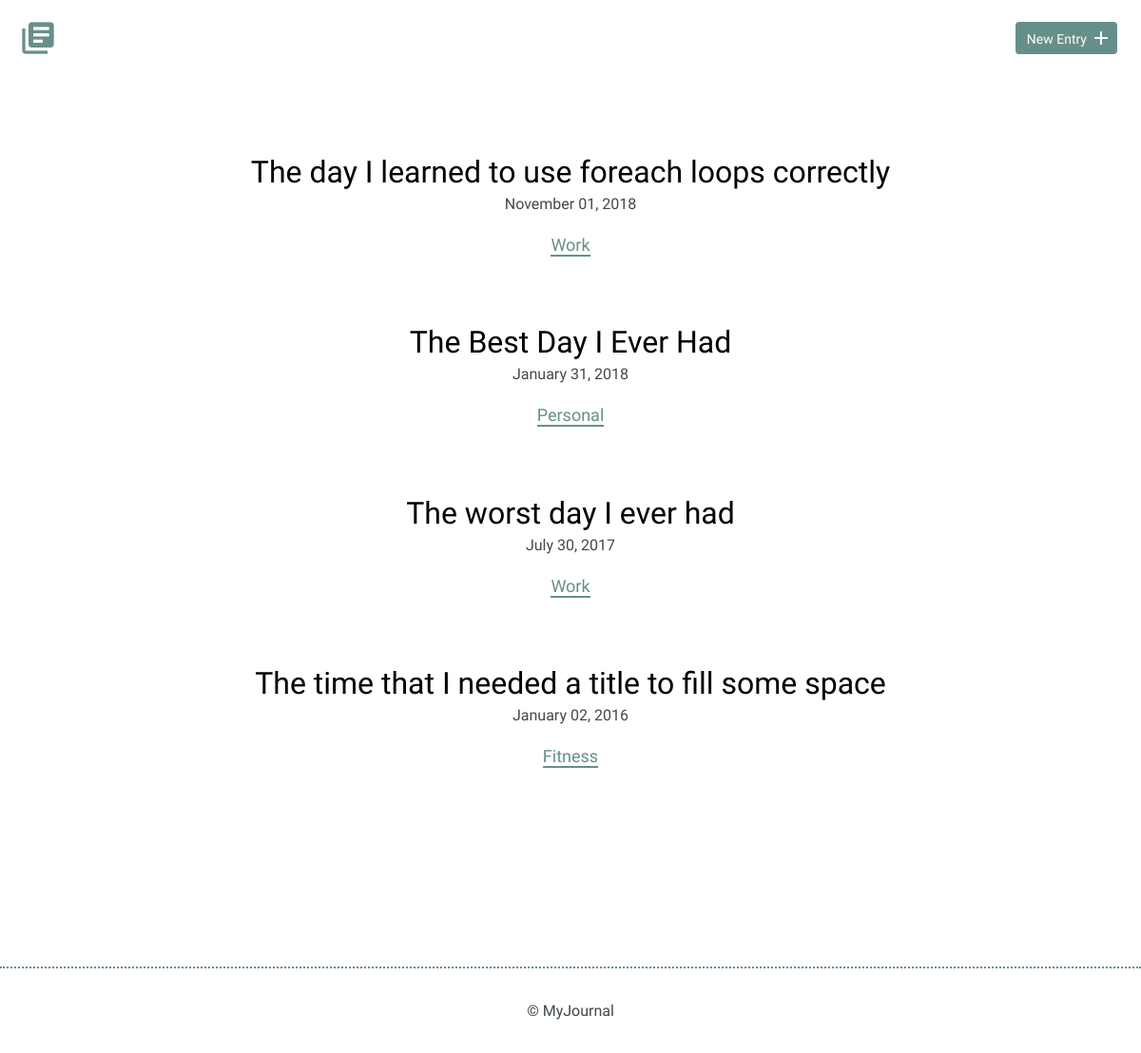
Before: / with the older database file.
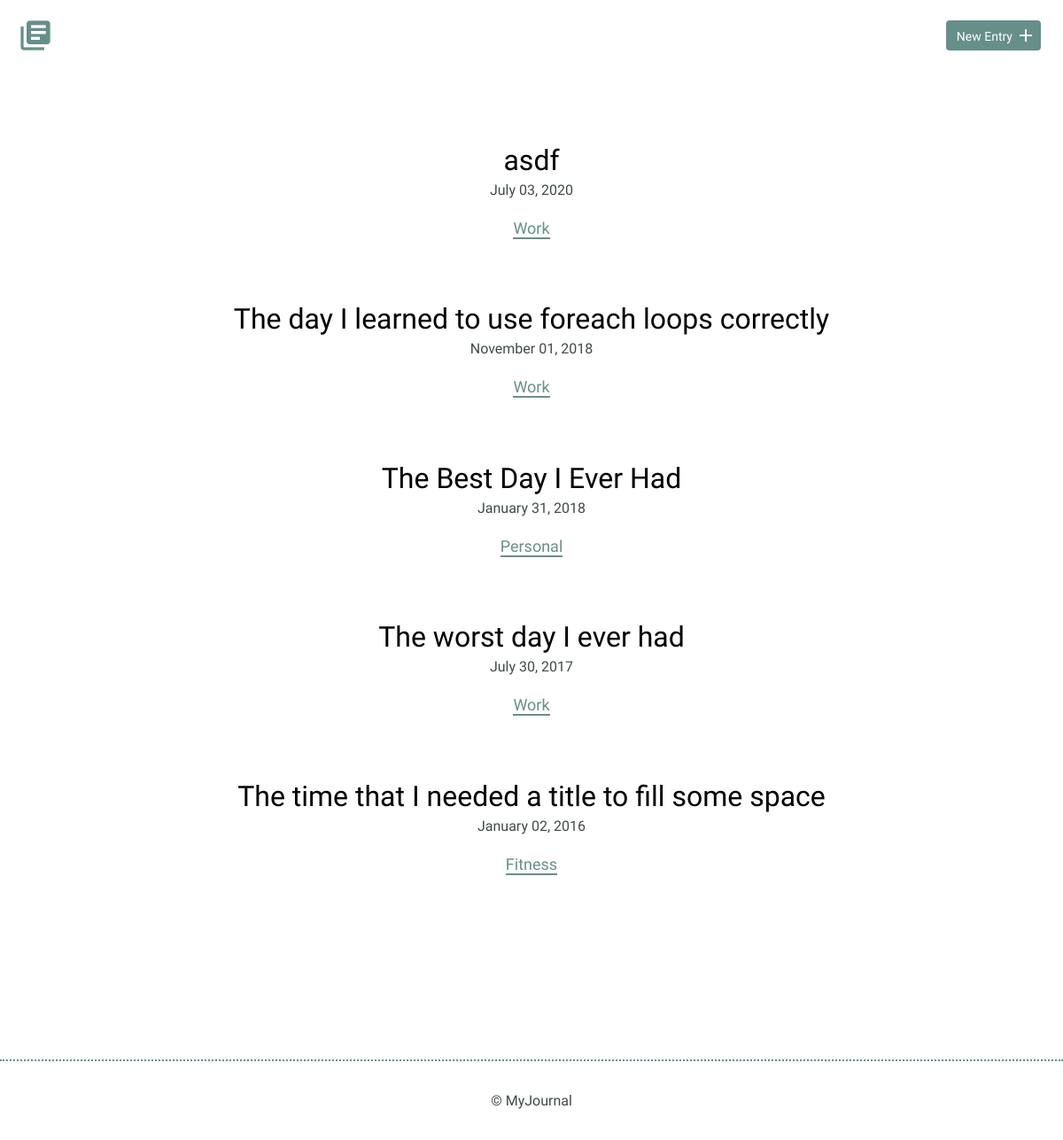
After: the same page with the newer database file.
### tables this page shows
CREATE TABLE "entries" (
	"id"	INTEGER,
	"title"	TEXT,
	"date"	TEXT,
	"time_spent"	INTEGER,
	"learned"	BLOB,
	"resources"	BLOB,
	"tag_id"	INTEGER,
	PRIMARY KEY("id"),
	FOREIGN KEY("tag_id") REFERENCES "tags"("tag_id")
);

CREATE TABLE "tags" (
	"tag_id"	INTEGER,
	"tag"	TEXT,
	PRIMARY KEY("tag_id")
);

### inc/functions.php (called while the page is built, shortened)
<?php
function get_entries($tag = null){
    include('connection.php');
    try{
        $sql = 'SELECT id, title, date, tag FROM entries INNER JOIN tags ON entries.tag_id = tags.tag_id';
        $sql.= ' ORDER BY date DESC';
        $results = $db->prepare($sql);
        $results->execute();
        return $results;
    } catch (Exception $e){
        echo "Error retrieving data: ". $e->getMessage() . "</br>";
        return [];
    }
}

### index.php (the view, shortened to what this page needs)
<?php
include('inc/header.php');
include('inc/functions.php');
$tag = null;
?>
<div class="container">
    <div class="entry-list">
        <?php
        foreach(get_entries($tag) as $entry){
            echo "<article>";
            echo "<h2><a href='detail.php?id=" . $entry['id'] . "'>" . $entry['title'] . "</a></h2>";
            echo "<time datetime='" . strtotime($entry['date']) . "'>" . date('F d, Y', strtotime($entry['date'])) . "</time>";
            echo "<p class='tag'><a href='index.php?tag=".$entry['tag']."'>" .$entry['tag']."</a></p>";
            echo "</article>";
        }
        ?>
    </div>
</div>
<?php
include('inc/footer.php');
?>

Changed rows visible on the page:
added entries: title "asdf", date "July 03, 2020", tag.tag "Work"
